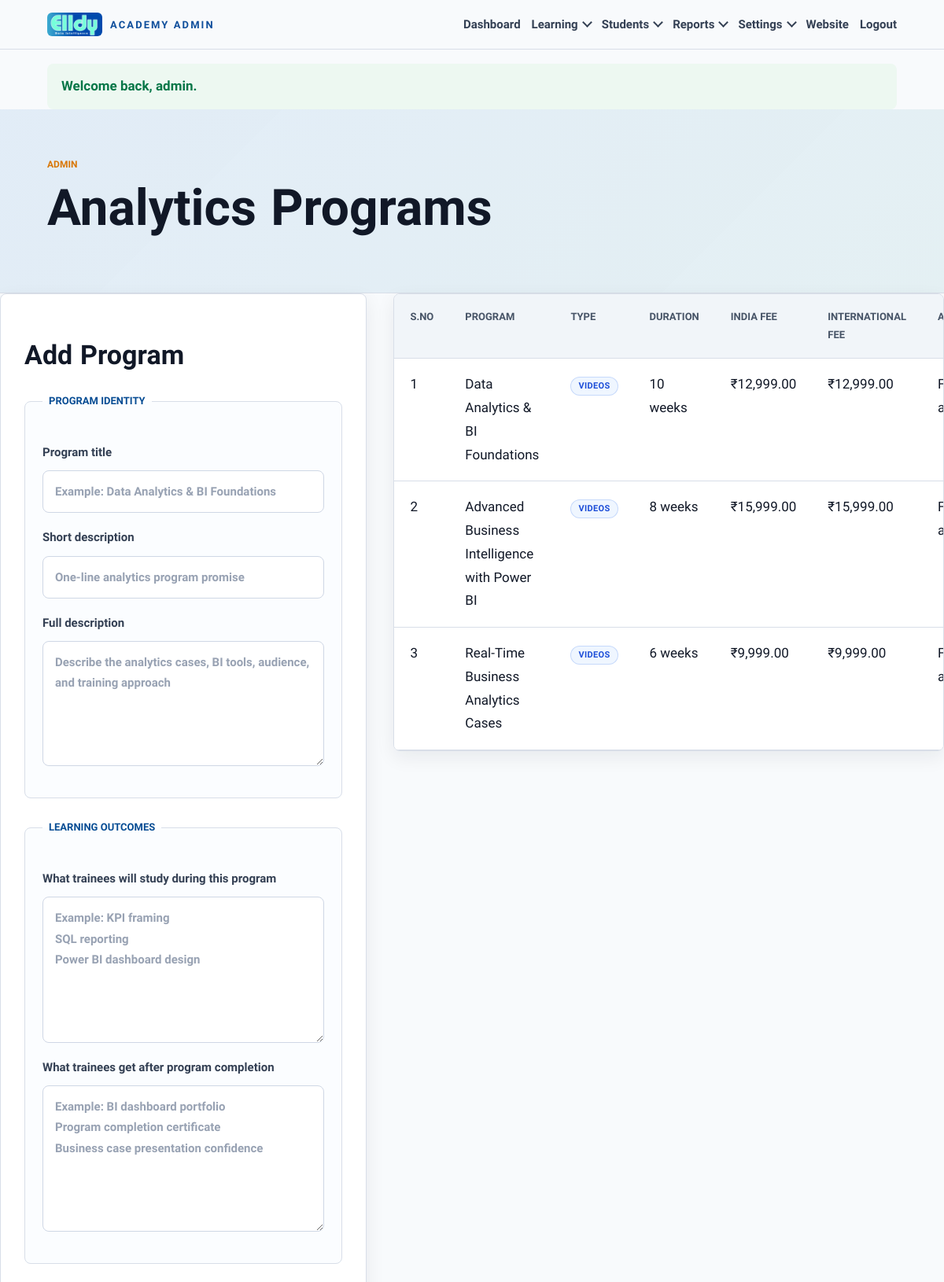
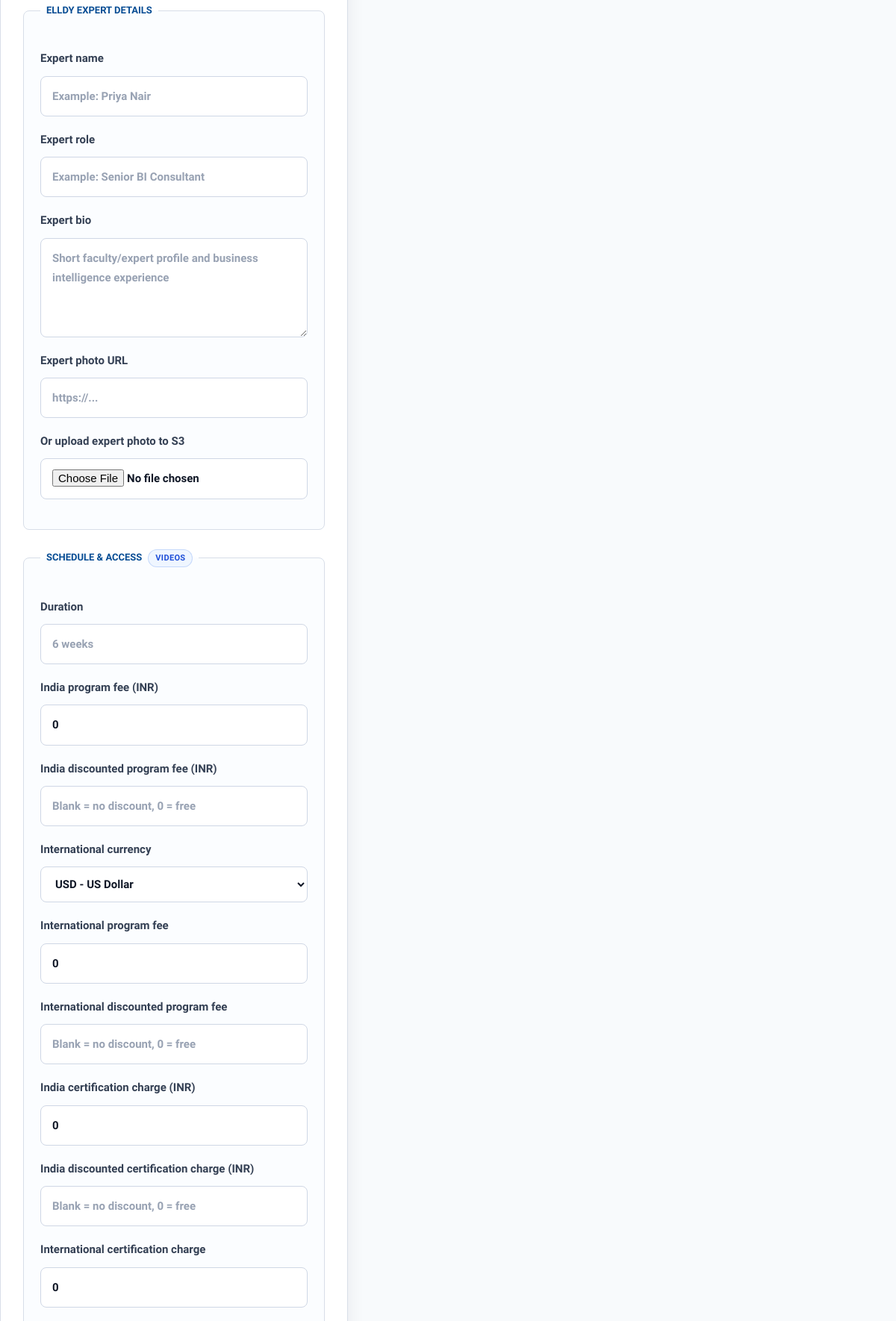
The app's page /admin/courses.php (signed in, upper part) with its own data (2 pictures, top to bottom).
### tables this page shows
CREATE TABLE IF NOT EXISTS courses (
    id INT UNSIGNED AUTO_INCREMENT PRIMARY KEY,
    title VARCHAR(190) NOT NULL UNIQUE,
    slug VARCHAR(220) NULL UNIQUE,
    short_description TEXT NULL,
    description TEXT NULL,
    learning_plan TEXT NULL,
    completion_benefits TEXT NULL,
    expert_name VARCHAR(160) NULL,
    expert_title VARCHAR(190) NULL,
    expert_bio TEXT NULL,
    expert_photo TEXT NULL,
    promo_video_url TEXT NULL,
    duration VARCHAR(80) NOT NULL,
    fee DECIMAL(10,2) NOT NULL DEFAULT 0,
    discount_fee DECIMAL(10,2) NULL DEFAULT NULL,
    international_currency VARCHAR(10) NOT NULL DEFAULT 'USD',
    international_fee DECIMAL(10,2) NOT NULL DEFAULT 0,
    international_discount_fee DECIMAL(10,2) NULL DEFAULT NULL,
    certification_fee DECIMAL(10,2) NOT NULL DEFAULT 0,
    certificate_discount_fee DECIMAL(10,2) NULL DEFAULT NULL,
    international_certification_fee DECIMAL(10,2) NOT NULL DEFAULT 0,
    international_certificate_discount_fee DECIMAL(10,2) NULL DEFAULT NULL,
    show_fee_details TINYINT(1) NOT NULL DEFAULT 1,
    payment_required TINYINT(1) NOT NULL DEFAULT 0,
    delivery_type ENUM('video', 'live_session') NOT NULL DEFAULT 'video',
    certificate_details TEXT NULL,
    certificate_title VARCHAR(220) NULL,
    first_class_link TEXT NULL,
    is_active TINYINT(1) NOT NULL DEFAULT 1,
    created_at TIMESTAMP DEFAULT CURRENT_TIMESTAMP
);

### includes/functions.php (called while the page is built, shortened)
<?php
require_once __DIR__ . '/../config/database.php';
function e(?string $value): string
{
    return htmlspecialchars((string) $value, ENT_QUOTES, 'UTF-8');
}
function money(float|int|string $value): string
{
    return '₹' . number_format((float) $value, 2);
}
function supported_payment_currencies(): array
{
    return [
        'USD' => 'USD - US Dollar',
        'EUR' => 'EUR - Euro',
        'GBP' => 'GBP - British Pound',
        'AED' => 'AED - UAE Dirham',
        'SGD' => 'SGD - Singapore Dollar',
        'AUD' => 'AUD - Australian Dollar',
        'CAD' => 'CAD - Canadian Dollar',
    ];
}
function normalize_payment_currency(?string $currency, string $fallback = 'USD'): string
{
    $currency = strtoupper(trim((string) $currency));
    if ($currency === 'INR') {
        return 'INR';
    }
    return array_key_exists($currency, supported_payment_currencies()) ? $currency : $fallback;
}
function money_in_currency(float|int|string $value, string $currency = 'INR'): string
{
    $currency = normalize_payment_currency($currency, 'INR');
    if ($currency === 'INR') {
        return money($value);
    }
    $prefixes = [
        'USD' => '$',
        'EUR' => 'EUR ',
        'GBP' => 'GBP ',
        'AED' => 'AED ',
        'SGD' => 'SGD ',
        'AUD' => 'AUD ',
        'CAD' => 'CAD ',
    ];
    return ($prefixes[$currency] ?? ($currency . ' ')) . number_format((float) $value, 2);
}
function discounted_amount(array $row, string $regularKey, string $discountKey): float
{
    $regular = max(0, (float) ($row[$regularKey] ?? 0));
    if (!array_key_exists($discountKey, $row) || $row[$discountKey] === null || $row[$discountKey] === '') {
        return $regular;
    }
    $discount = max(0, (float) $row[$discountKey]);
    return $discount < $regular ? $discount : $regular;
}
function course_fee_amount(array $course): float
{
    return discounted_amount($course, 'fee', 'discount_fee');
}
function course_requires_payment(array $course): bool
{
    if (array_key_exists('payment_required', $course)) {
        return (int) ($course['payment_required'] ?? 0) === 1;
    }
    return course_fee_amount($course) > 0;
}
function international_currency(array $course): string
{
    return normalize_payment_currency((string) ($course['international_currency'] ?? 'USD'));
}
function is_indian_phone(?string $phone): bool
{
    $phone = normalize_whatsapp_number((string) $phone);
    return strlen($phone) === 12 && str_starts_with($phone, '91');
}
function payment_currency_for_row(array $row): string
{
    $phone = (string) ($row['phone'] ?? $row['user_phone'] ?? '');
    return international_currency($row);
}
function price_html(array $row, string $regularKey, string $discountKey): string
{
    $amount = discounted_amount($row, $regularKey, $discountKey);
    return e(money($amount));
}
function localized_price_html(array $row, string $type = 'program'): string
{
    $currency = payment_currency_for_row($row);
    $regularKey = $type === 'certificate' && $currency !== 'INR' ? 'international_certification_fee' : ($type === 'certificate' ? 'certification_fee' : ($currency !== 'INR' ? 'international_fee' : 'fee'));
    $discountKey = $type === 'certificate' && $currency !== 'INR' ? 'international_certificate_discount_fee' : ($type === 'certificate' ? 'certificate_discount_fee' : ($currency !== 'INR' ? 'international_discount_fee' : 'discount_fee'));
    $amount = discounted_amount($row, $regularKey, $discountKey);
    if ($currency !== 'INR' && $amount <= 0) {
        $currency = 'INR';
        $regularKey = $type === 'certificate' ? 'certification_fee' : 'fee';
        $discountKey = $type === 'certificate' ? 'certificate_discount_fee' : 'discount_fee';
        $amount = discounted_amount($row, $regularKey, $discountKey);
    }
    return e(money_in_currency($amount, $currency));
}
function normalize_whatsapp_number(string $phone): string
{
    $digits = preg_replace('/\D+/', '', $phone) ?? '';
    return $digits;
}

### config/database.php (called while the page is built, shortened)
<?php
function db_config_value(string $key, string|int $default): string|int
{
    $value = getenv($key);
    if ($value === false || $value === '') {
        return $default;
    }
    return $key === 'DB_PORT' ? (int) $value : $value;
}
function db(): PDO
{
    static $pdo = null;
    if ($pdo instanceof PDO) {
        return $pdo;
    }
    $host = (string) db_config_value('DB_HOST', DB_HOST_DEFAULT);
    $port = (int) db_config_value('DB_PORT', DB_PORT_DEFAULT);
    $name = (string) db_config_value('DB_NAME', DB_NAME_DEFAULT);
    $user = (string) db_config_value('DB_USER', DB_USER_DEFAULT);
    $pass = (string) db_config_value('DB_PASS', DB_PASS_DEFAULT);
    $dsn = 'mysql:host=' . $host . ';port=' . $port . ';dbname=' . $name . ';charset=utf8mb4';
    $pdo = new PDO($dsn, $user, $pass, [
        PDO::ATTR_ERRMODE => PDO::ERRMODE_EXCEPTION,
        PDO::ATTR_DEFAULT_FETCH_MODE => PDO::FETCH_ASSOC,
        PDO::ATTR_EMULATE_PREPARES => false,
    ]);
    return $pdo;
}

### admin/courses.php (the view, shortened to what this page needs)
<?php
require_once __DIR__ . '/../includes/functions.php';
$edit = null;
$courses = db()->query('SELECT * FROM courses ORDER BY created_at DESC')->fetchAll();
require __DIR__ . '/_admin_header.php';
?>
<section class="page-title">
    <p class="eyebrow">Admin</p>
    <h1>Analytics Programs</h1>
</section>
<section class="admin-grid">
    <form method="post" enctype="multipart/form-data" class="form-card" id="program-form">
        <h2><?= $edit ? 'Edit Program' : 'Add Program' ?></h2>
        <fieldset>
            <legend>Program Identity</legend>
            <label>Program title <input name="title" value="<?= e($edit['title'] ?? '') ?>" placeholder="Example: Data Analytics & BI Foundations" required></label>
            <label>Short description <input name="short_description" value="<?= e($edit['short_description'] ?? '') ?>" placeholder="One-line analytics program promise"></label>
            <label>Full description <textarea name="description" rows="5" placeholder="Describe the analytics cases, BI tools, audience, and training approach"><?= e($edit['description'] ?? '') ?></textarea></label>
        </fieldset>
        <fieldset>
            <legend>Learning Outcomes</legend>
            <label>What trainees will study during this program
                <textarea name="learning_plan" rows="6" placeholder="Example: KPI framing&#10;SQL reporting&#10;Power BI dashboard design"><?= e($edit['learning_plan'] ?? '') ?></textarea>
            </label>
            <label>What trainees get after program completion
                <textarea name="completion_benefits" rows="6" placeholder="Example: BI dashboard portfolio&#10;Program completion certificate&#10;Business case presentation confidence"><?= e($edit['completion_benefits'] ?? '') ?></textarea>
            </label>
        </fieldset>
        <fieldset>
            <legend>Elldy Expert Details</legend>
            <label>Expert name <input name="expert_name" value="<?= e($edit['expert_name'] ?? '') ?>" placeholder="Example: Priya Nair"></label>
            <label>Expert role <input name="expert_title" value="<?= e($edit['expert_title'] ?? '') ?>" placeholder="Example: Senior BI Consultant"></label>
            <label>Expert bio <textarea name="expert_bio" rows="4" placeholder="Short faculty/expert profile and business intelligence experience"><?= e($edit['expert_bio'] ?? '') ?></textarea></label>
            <label>Expert photo URL <input name="expert_photo" id="expert-photo-url" value="<?= e($edit['expert_photo'] ?? '') ?>" placeholder="https://..."></label>
            <label>Or upload expert photo to S3
                <input type="file" name="expert_photo_file" id="expert-photo-file" accept="image/*">
            </label>
        </fieldset>
        <?php $selectedDeliveryType = $edit['delivery_type'] ?? 'video'; ?>
        <fieldset>
            <legend class="legend-with-badge">
                Schedule & Access
                <span class="type-badge <?= $selectedDeliveryType === 'live_session' ? 'live-session' : 'video' ?>" id="course-type-legend">
                </span>
            </legend>
            <label>Duration <input name="duration" value="<?= e($edit['duration'] ?? '') ?>" placeholder="6 weeks" required></label>
            <label>India program fee (INR) <input type="number" step="0.01" name="fee" value="<?= e((string) ($edit['fee'] ?? '0')) ?>"></label>
            <label>India discounted program fee (INR) <input type="number" step="0.01" name="discount_fee" value="<?= e($edit && $edit['discount_fee'] !== null ? (string) $edit['discount_fee'] : '') ?>" placeholder="Blank = no discount, 0 = free"></label>
            <label>International currency
                <select name="international_currency">
                    <?php $editInternationalCurrency = international_currency($edit ?? []); ?>
                    <?php foreach (supported_payment_currencies() as $currencyCode => $currencyLabel): ?>
                        <option value="<?= e($currencyCode) ?>" <?= $editInternationalCurrency === $currencyCode ? 'selected' : '' ?>><?= e($currencyLabel) ?></option>
                    <?php endforeach; ?>
                </select>
            </label>
            <label>International program fee <input type="number" step="0.01" name="international_fee" value="<?= e((string) ($edit['international_fee'] ?? '0')) ?>"></label>
            <label>International discounted program fee <input type="number" step="0.01" name="international_discount_fee" value="<?= e($edit && $edit['international_discount_fee'] !== null ? (string) $edit['international_discount_fee'] : '') ?>" placeholder="Blank = no discount, 0 = free"></label>
            <label>India certification charge (INR) <input type="number" step="0.01" name="certification_fee" value="<?= e((string) ($edit['certification_fee'] ?? '0')) ?>"></label>
            <label>India discounted certification charge (INR) <input type="number" step="0.01" name="certificate_discount_fee" value="<?= e($edit && $edit['certificate_discount_fee'] !== null ? (string) $edit['certificate_discount_fee'] : '') ?>" placeholder="Blank = no discount, 0 = free"></label>
            <label>International certification charge <input type="number" step="0.01" name="international_certification_fee" value="<?= e((string) ($edit['international_certification_fee'] ?? '0')) ?>"></label>
        </fieldset>
    </form>
    <div class="table-wrap">
        <table>
            <thead><tr><th>S.No</th><th>Program</th><th>Type</th><th>Duration</th><th>India Fee</th><th>International Fee</th><th>Access</th><th>Website Fee</th><th>Status</th><th>Action</th></tr></thead>
            <tbody>
                <?php foreach ($courses as $index => $course): ?>
                    <tr>
                        <td><?= $index + 1 ?></td>
                        <td><?= e($course['title']) ?></td>
                        <td>
                            <?php $isLiveCourse = ($course['delivery_type'] ?? 'video') === 'live_session'; ?>
                            <span class="type-badge <?= $isLiveCourse ? 'live-session' : 'video' ?>">
                                <?= $isLiveCourse ? 'Live Sessions' : 'Videos' ?>
                            </span>
                        </td>
                        <td><?= e($course['duration']) ?></td>
                        <td><?= price_html($course, 'fee', 'discount_fee') ?></td>
                        <td><?= localized_price_html(array_merge($course, ['phone' => '1']), 'program') ?></td>
                        <td><?= course_requires_payment($course) ? 'Payment required' : 'Free access' ?></td>
                    </tr>
                <?php endforeach; ?>
            </tbody>
        </table>
    </div>
</section>
<?php require __DIR__ . '/_admin_footer.php'; ?>

### records on screen
courses: title "Data Analytics & BI Foundations", delivery_type "VIDEOS", duration "10 weeks", fee "₹12,999.00", fee+international_currency+international_fee "₹12,999.00", payment_required "Free access"
courses: title "Advanced Business Intelligence with Power BI", delivery_type "VIDEOS", duration "8 weeks", fee "₹15,999.00", fee+international_currency+international_fee "₹15,999.00", payment_required "Free access"
courses: title "Real-Time Business Analytics Cases", delivery_type "VIDEOS", duration "6 weeks", fee "₹9,999.00", fee+international_currency+international_fee "₹9,999.00", payment_required "Free access"

### other values on screen
$item['message'] "Welcome back, admin."
form field international_currency "USD - US Dollar"
